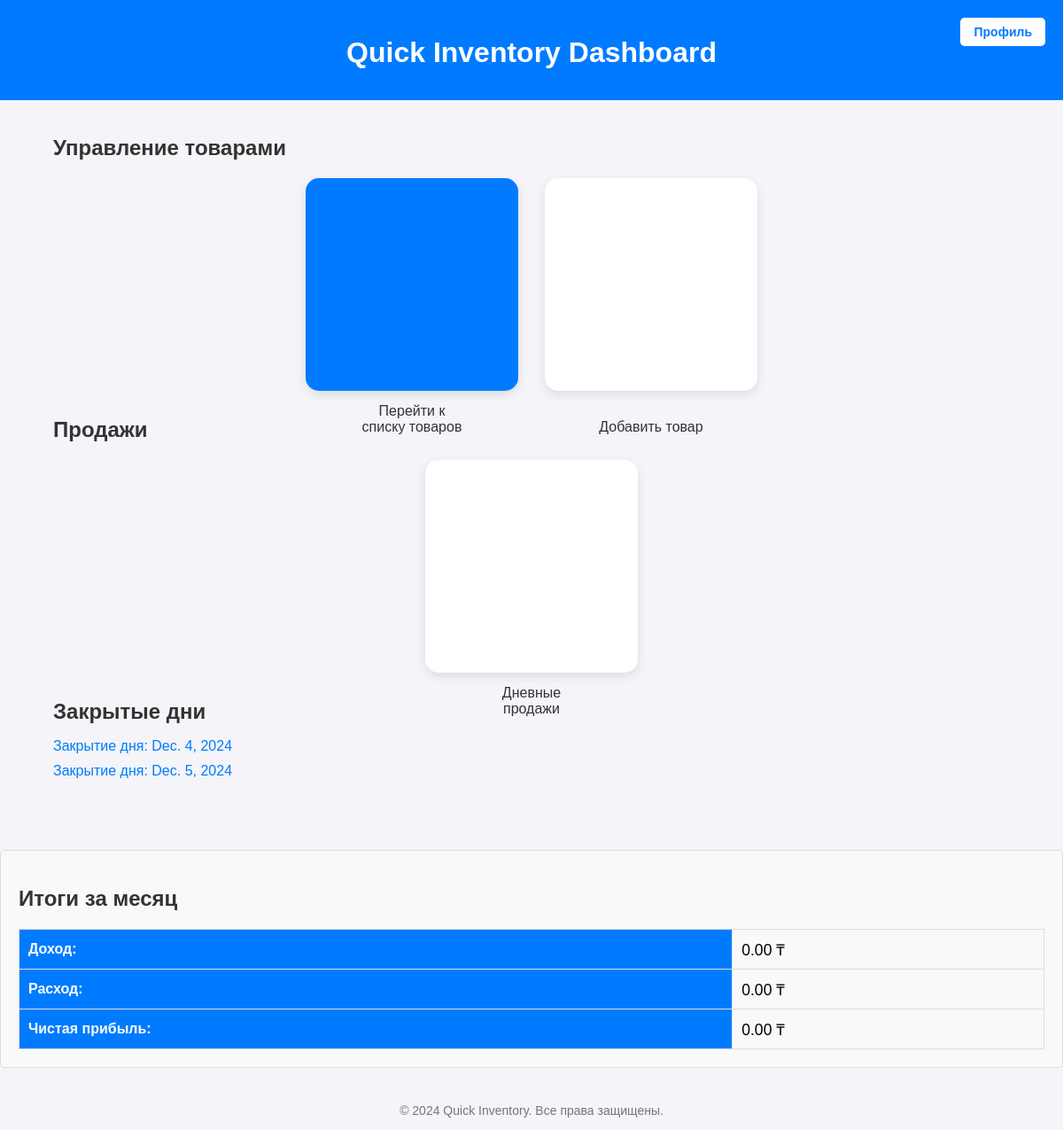
Before: / with the older database file.
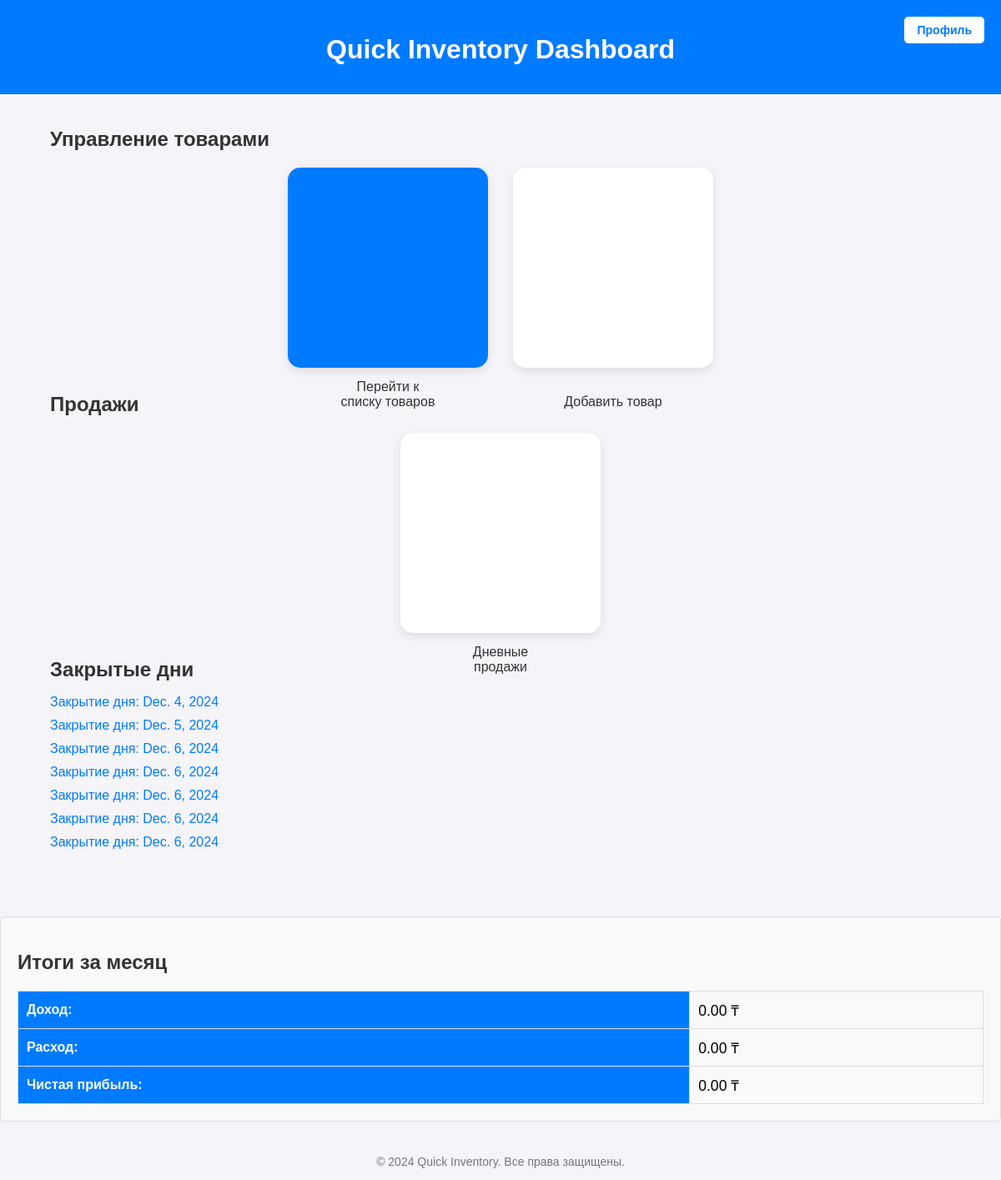
After: the same page with the newer database file.
### inventory/models.py (models this page shows, shortened)
class ClosedDay(models.Model):
    date = models.DateField(default=now)
    total_income = models.DecimalField(max_digits=10, decimal_places=2)
    total_profit = models.DecimalField(max_digits=10, decimal_places=2)

### inventory/views.py (the view)
# urls.py: path('', views.dashboard, name='dashboard'),
def dashboard(request):
    products = Product.objects.all()
    transactions = Transaction.objects.all()
    closed_days = ClosedDay.objects.all()
    today = now().date()
    start_of_month = today.replace(day=1)
    end_of_month = (today.replace(day=1) + timedelta(days=31)).replace(day=1) - timedelta(days=1)
    sales = DailySale.objects.filter(sale_date__range=(start_of_month, end_of_month))
    total_income = sales.aggregate(total_income=Sum(F('quantity') * F('product__sale_price')))['total_income'] or 0
    total_expenses = sales.aggregate(total_expenses=Sum(F('quantity') * F('product__purchase_price')))['total_expenses'] or 0
    total_profit = total_income - total_expenses
    context = {
        'products': products,
        'transactions': transactions,
        'closed_days': closed_days,
        'total_income': total_income,
        'total_expenses': total_expenses,
        'total_profit': total_profit,
    }
    return render(request, 'inventory/dashboard.html', context)

### inventory/templates/inventory/dashboard.html (shortened to what this page needs)
<!DOCTYPE html>
<html lang="en">
<head>
</head>
<body>
    <header>
        <h1 id="main-theme">Quick Inventory Dashboard</h1>
        <a href="{% url 'profile' %}" class="profile-btn">Профиль</a>
    </header>
    <div class="container">
        <div class="section">
            <h2>Управление товарами</h2>
            <div class="button-container">
                <a href="{% url 'product_list' %}" class="add-btn" id="product_list_btn">
                    <span class="button-text">Перейти к списку товаров</span>
                </a>
                <a href="{% url 'add_product' %}" class="add-btn" id="add_product_btn">
                    <span class="button-text">Добавить товар</span>
                </a>
            </div>
        </div>
        <div class="section">
            <h2>Продажи</h2>
            <div class="button-container">
                <a href="{% url 'daily_sales' %}" class="add-btn" id="daily_sales_btn">
                    <span class="button-text">Дневные продажи</span>
                </a>
            </div>
        </div>
        <div class="section">
            <h2>Закрытые дни</h2>
            <ul>
                {% for closed_day in closed_days %}
                <li>
                    <a href="{% url 'closed_day_detail' closed_day.id %}">
                        Закрытие дня: {{ closed_day.date }}
                    </a>
                </li>
                {% endfor %}
            </ul>
        </div>
    </div>
    <div class="summary-section">
        <h2>Итоги за месяц</h2>
        <table class="summary-table">
            <tr>
                <th>Доход:</th>
                <td>{{ total_income|floatformat:2 }} ₸</td>
            </tr>
            <tr>
                <th>Расход:</th>
                <td>{{ total_expenses|floatformat:2 }} ₸</td>
            </tr>
            <tr>
                <th>Чистая прибыль:</th>
                <td>{{ total_profit|floatformat:2 }} ₸</td>
            </tr>
        </table>
    </div>
    <div class="footer">
        <p>© 2024 Quick Inventory. Все права защищены.</p>
    </div>
</body>
</html>

### inventory/templates/inventory/dashboard.html (style rules this page uses)
body { font-family: 'Arial', sans-serif; margin: 0; padding: 0; background-color: #f4f4f9; }
header { background-color: #007BFF; color: white; padding: 20px; text-align: center; position: relative; }
header .profile-btn { position: absolute; right: 20px; top: 20px; background-color: white; color: #007BFF; padding: 8px 15px; border-radius: 5px; text-decoration: none; font-size: 14px; font-weight: bold; transition: background-color 0.3s ease; }
h1, h2 { color: #333; margin-bottom: 15px; }
#main-theme { color: white; }
#product_list_btn { background-image: url('https://img.freepik.com/free-vector/online-supermarket-foods-flat-icons-set-meat-fish-fruits-vegetables-isolated-vector-illustration_1284-2170.jpg'); }
#daily_sales_btn { background-image: url('https://img.freepik.com/premium-vector/vector-design-daily-sales-icon-style_822882-18308.jpg'); background-color: white; }
#add_product_btn { background-image: url('https://cdn-icons-png.flaticon.com/512/7032/7032300.png'); background-color: white; }
.container { width: 90%; margin: auto; padding: 20px; }
.section { margin-bottom: 30px; }
.button-container { display: flex; justify-content: center; gap: 30px; flex-wrap: wrap; margin-top: 20px; }
.add-btn { background-color: #007BFF; color: white; text-decoration: none; border-radius: 15px; padding: 20px; font-size: 18px; font-weight: bold; width: 200px; height: 200px; display: flex; align-items: center; justify-content: center; text-align: center; box-shadow: 0 4px 12px rgba(0, 0, 0, 0.1); transition: transform 0.3s ease, box-shadow 0.3s ease, background-color 0.3s ease; background-size: cover; background-position: center; color: white; cursor: pointer; position: relative; }
.button-text { position: absolute; bottom: -50px; left: 50%; transform: translateX(-50%); text-align: center; font-size: 16px; color: #333; font-weight: normal; }
table { width: 100%; border-collapse: collapse; margin-top: 10px; }
table, th, td { border: 1px solid #ddd; }
th, td { padding: 10px; text-align: left; }
th { background-color: #007BFF; color: white; }
.container ul { list-style-type: none; padding: 0; }
.container li { margin: 10px 0; }
.container li a { color: #007BFF; text-decoration: none; }
.footer { text-align: center; margin-top: 40px; font-size: 14px; color: #777; }
.summary-section { margin-top: 30px; padding: 20px; background-color: #f9f9f9; border: 1px solid #ddd; border-radius: 5px; }
.summary-section h2 { margin-bottom: 20px; }
.summary-table { width: 100%; border-collapse: collapse; }
.summary-table th, .summary-table td { text-align: left; padding: 10px; border-bottom: 1px solid #ddd; }
.summary-table th { font-weight: bold; }
.summary-table td { font-size: 1.1em; }

Changed rows visible on the page:
added ClosedDay: date "Dec. 6, 2024"
added ClosedDay: date "Dec. 6, 2024"
added ClosedDay: date "Dec. 6, 2024"
added ClosedDay: date "Dec. 6, 2024"
added ClosedDay: date "Dec. 6, 2024"
